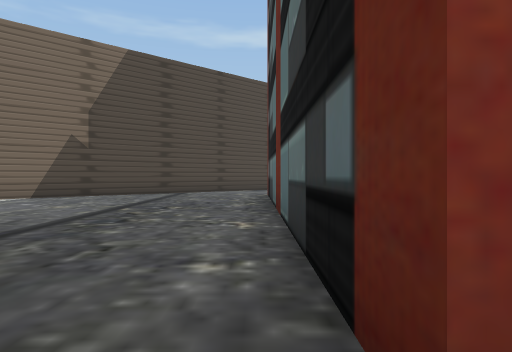
[1] (above)

12 first-person views from a walk through a scene from a Unity 3-D project. The camera is 1.2 m above the floor, looks level and sees 75° across. The floor is counted in squares, 2 m on a side. Each view is taken from the middle of a square. On the plan, view 1 faces up. The plan holds only what a view shows up to about 10 squares ahead; the rest is blank. The place goes on beyond the plan. The player character is not drawn. Some animated figures are left out.

[2]
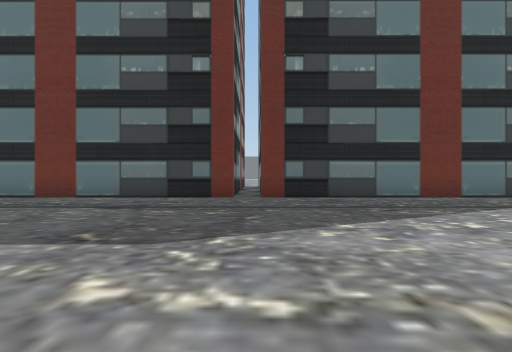

[3]
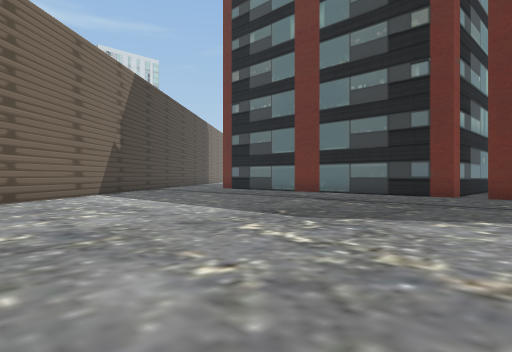

[4]
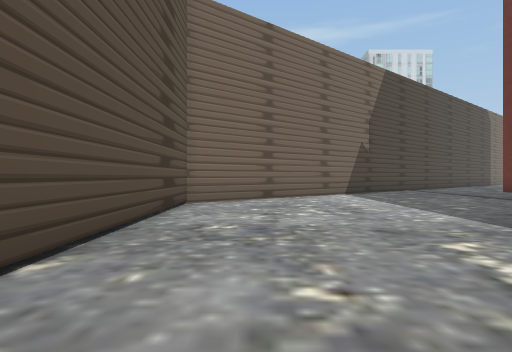

[5]
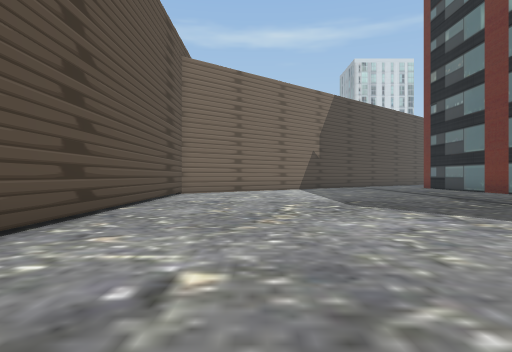

[6]
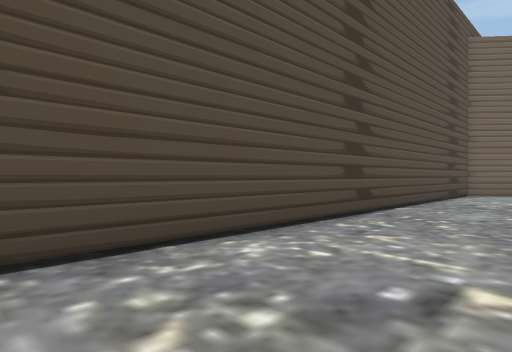

[7]
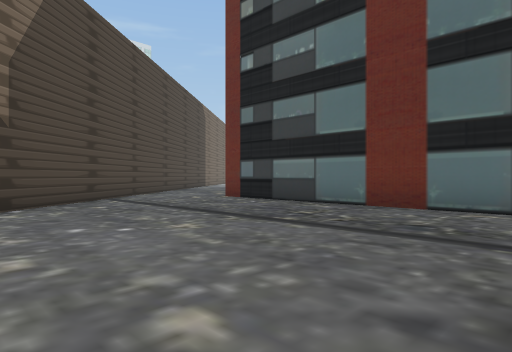

[8]
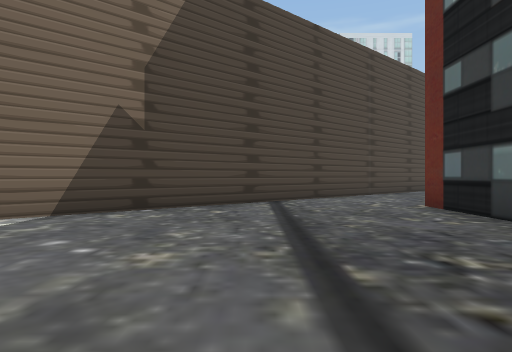

[9]
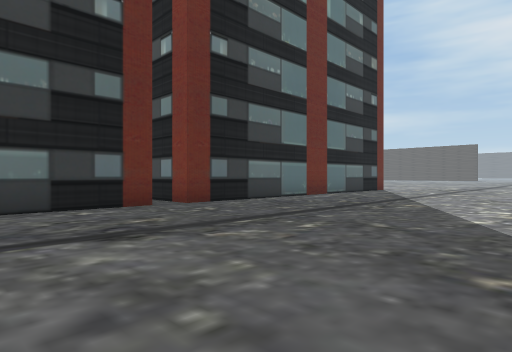

[10]
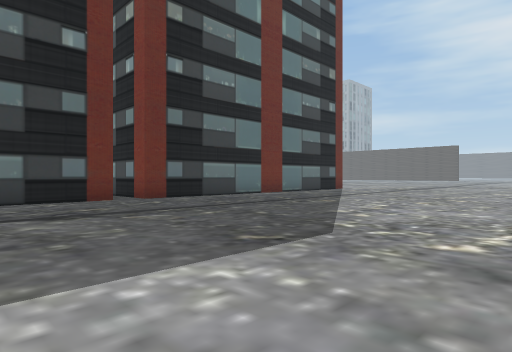

[11]
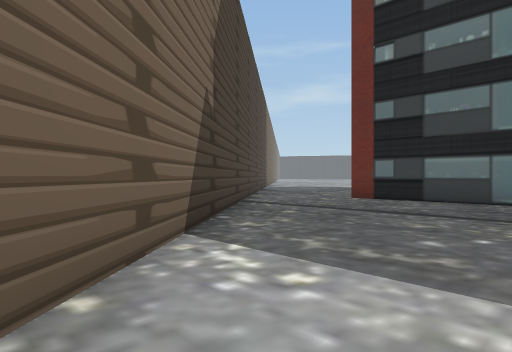

[12]
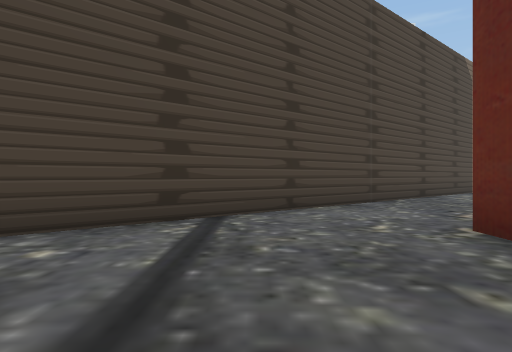

### Floor plan
Points are (right, up) in squares from view 1. A wall is a line through its corners. A room is listed if a view was taken in it or the views show most of it. See-through windows are left out.
Room 1 (views 1, 2, 3, 4, 5, 6, 7, 8, 9, 10, 11, 12)
walls: (0.4, 0.6) (0.4, 10.8); (0.4, -6.5) (0.4, -0.2); (-1.1, 13.2) (-10.5, 5.3) (-10.5, -5.8)
ways out: opening at (0.5, 11.5)

Where each view was taken, in squares from view 1:
view 1: 0 up, 0 right, facing up
view 2: 0 up, 9 left, facing right
view 3: 2 down, 10 left, facing up-right
view 4: 2 down, 9 left, facing up
view 5: 6 down, 8 left, facing up
view 6: 6 down, 8 left, facing up-left
view 7: 3 up, 6 left, facing up-right
view 8: 4 up, 3 left, facing up
view 9: 4 up, 6 left, facing down-right
view 10: 4 up, 8 left, facing down-right
view 11: 6 up, 8 left, facing up-right
view 12: 7 up, 2 left, facing up
